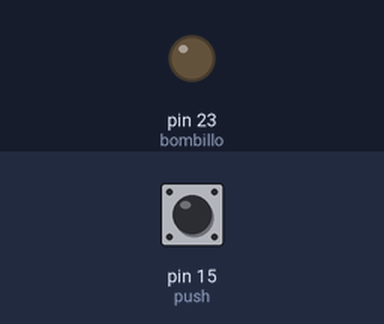
Simulated run of this program. Board: MicroPython board. Shown: output pins drawn as LEDs (lit = HIGH). Inputs (shaded band) come from the test bench; at power-on: pin 15 (push) HIGH.

Above: at 1.2 s.
1.3 s: pin 15 (push) pulled LOW for 0.15 s
At 1.37 s:
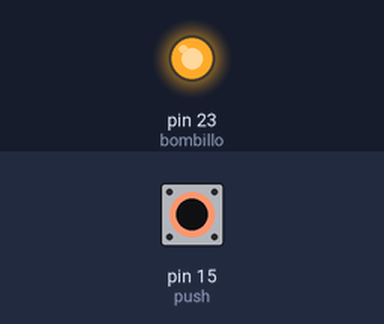
2.9 s: pin 15 (push) pulled LOW for 3.2 s
At 6.4 s:
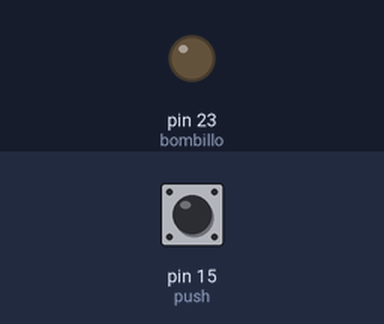
Timing chart, 0 to 7.9 s (numbered marks = the images above; inputs shaded):
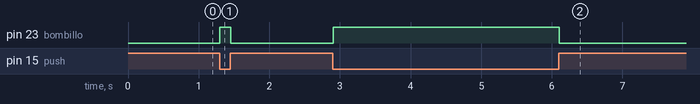

The program:

pull_up.py
```python
# pull up
from machine import Pin
import utime

push = Pin(15, Pin.IN, Pin.PULL_UP)
bombillo = Pin(23, Pin.OUT)

while True:
    estado = push.value()
    bombillo.value(1 if estado == 0 else 0)
    utime.sleep(0.05)

if __name__ == "__main__":
    main()
```

Measured:
- after the input at 1.3 s, pin 23 (bombillo): LOW → HIGH at once, → LOW 0.15 s later
- after the input at 2.9 s, pin 23 (bombillo): LOW → HIGH at once, → LOW 3.2 s later
